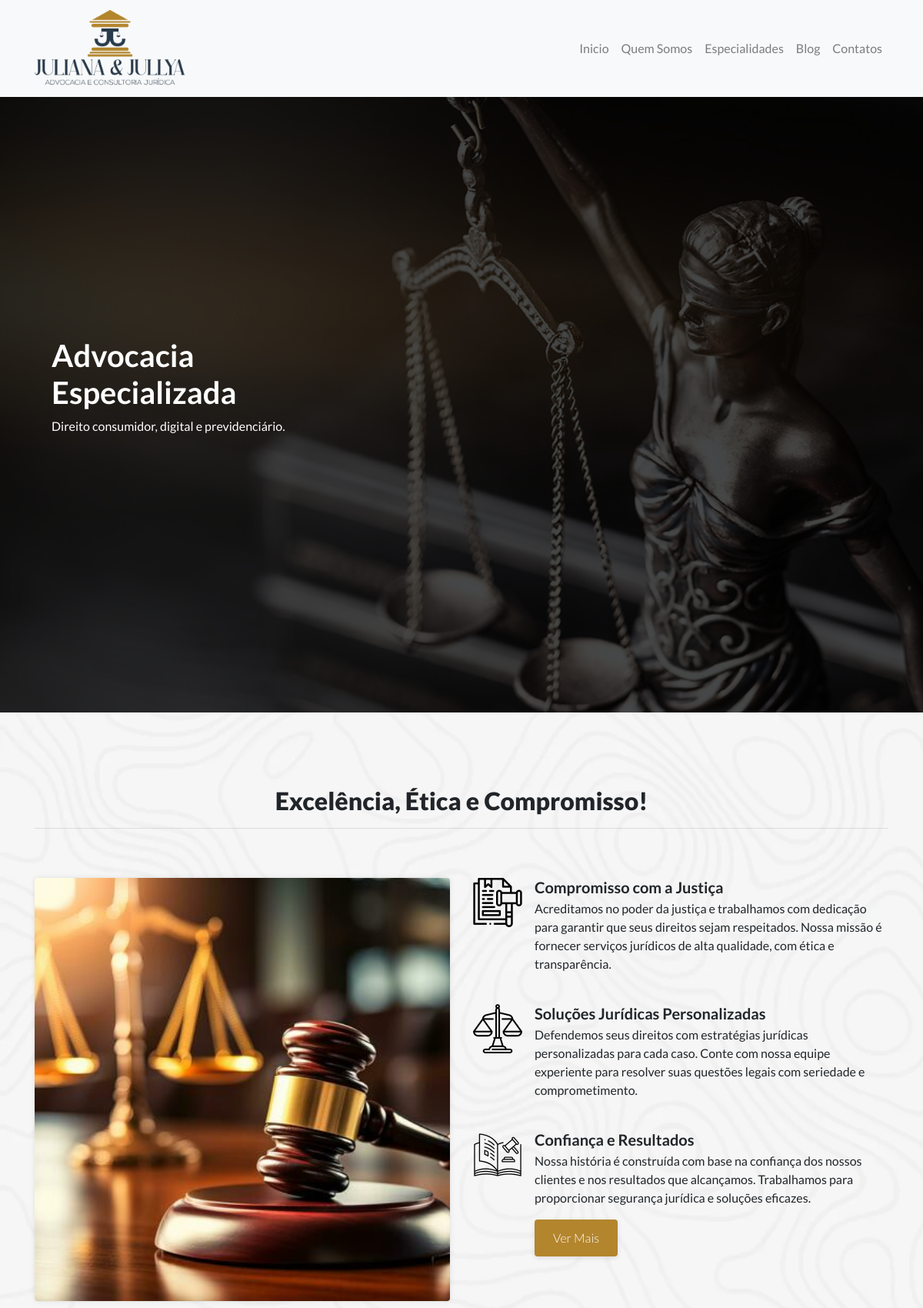
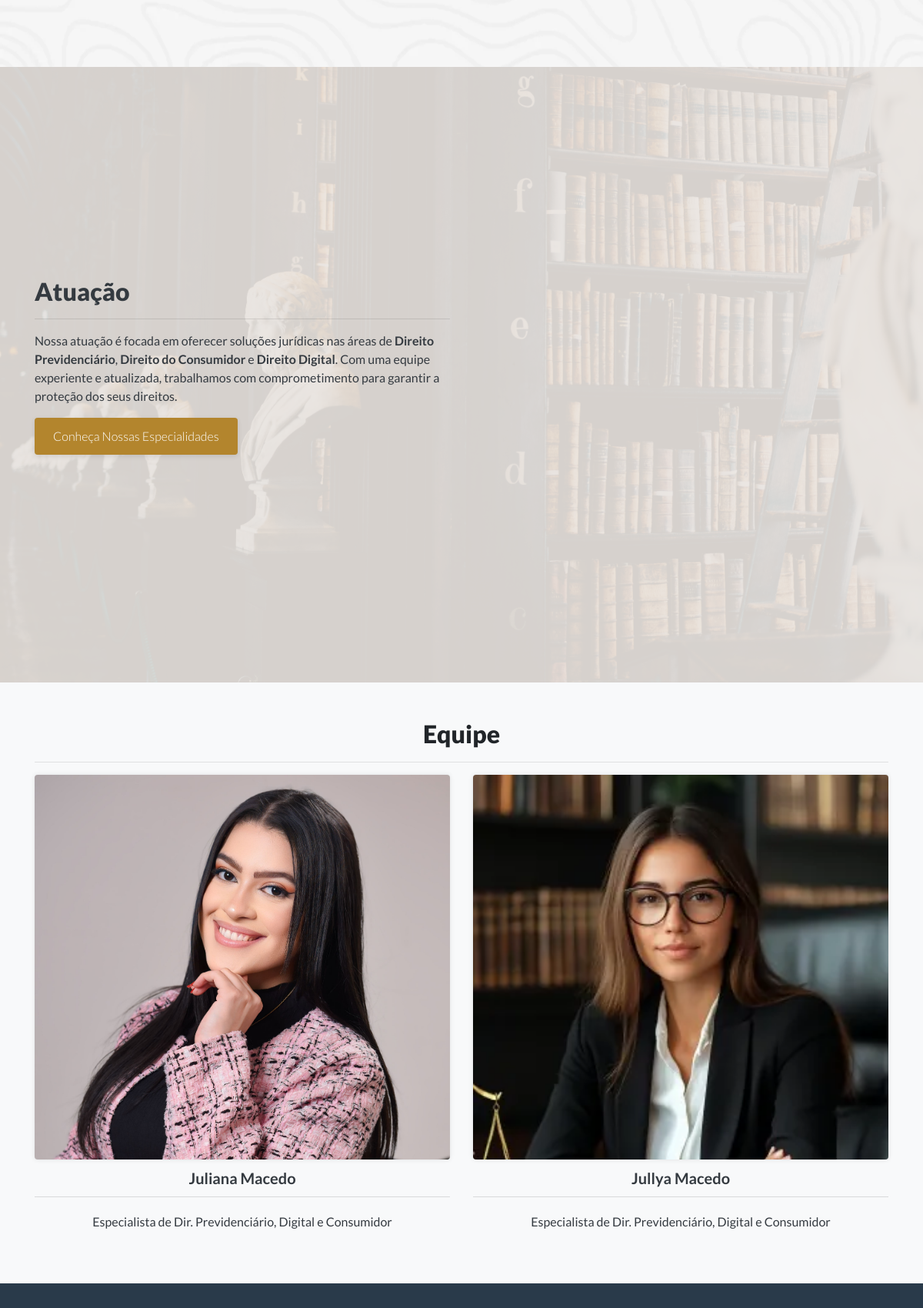
The page / (upper part) on the database its author committed (2 pictures, top to bottom).
### website/models.py (models this page shows, shortened)
class Equipe(models.Model):
     id = models.AutoField(primary_key=True)
     nome_adv = models.CharField(max_length=100)
     photo = models.ImageField(upload_to='website/', blank=True, null=True)
     perfil_adv = models.TextField(default="Escreva seu perfil")
     class Meta:
        verbose_name = "Equipe"
        verbose_name_plural = "Equipe"

### website/views.py (the view)
# urls.py: path('', HomeListView.as_view(), name="home"),
class HomeListView(ContextoPadraoMixin, ListView):
    model = Sobre
    template_name = 'index.html'

### website/views.py (called while the page is built)
    def get_context_data(self, **kwargs):
        context = super().get_context_data(**kwargs)
        context['especialidade_list'] = Especialidades.objects.all()
        context['equipe_list'] = Equipe.objects.all()
        context['categoria_list'] = Categoria.objects.all()
        return context

### website/templates/index.html (shortened to what this page needs)
{% extends "base.html" %}
{% load static %}
{% block content %}
<section class="home">
  <div class="overlay"></div>
  <div class="jumbotron jumbotron-bgk">
    <div class="container">
      <h1 class="font-weight-bold">Advocacia <br> Especializada</h1>
      <p>Direito consumidor, digital e previdenciário.</p>
    </div>
  </div>
</section>
<section class="about py-5">
  <div class="container">
    <div class="row">
      <div class="col-sm-12 text-center py-5">
        <h2 class="lato-black">Excelência, Ética e Compromisso!</h2>
        <hr>
      </div>
      <div class="col-md-6 mb-5">
        <div class="rounded about-img">
        </div>
      </div>
      <div class="col-md-6">
        <ul class="list-unstyled">
          <li class="media">
            <img class="mr-3" src="/media/icones/002-justica.png" alt="Imagem de exemplo genérica">
            <div class="media-body">
              <h5 class="mt-0 mb-1 font-weight-bold">Compromisso com a Justiça</h5>
              <p class="sec-text">
                Acreditamos no poder da justiça e trabalhamos com dedicação para garantir que seus direitos sejam
                respeitados. Nossa missão é fornecer serviços jurídicos de alta qualidade, com ética e transparência.
              </p>
            </div>
          </li>
          <li class="media my-4">
            <img class="mr-3" src="/media/icones/003-justica-1.png" alt="Imagem de exemplo genérica">
            <div class="media-body">
              <h5 class="mt-0 mb-1 font-weight-bold">Soluções Jurídicas Personalizadas</h5>
              <p class="sec-text">
                Defendemos seus direitos com estratégias jurídicas personalizadas para cada caso.
                Conte com nossa equipe experiente para resolver suas questões legais com seriedade e comprometimento.
              </p>
            </div>
          </li>
          <li class="media">
            <img class="mr-3" src="/media/icones/005-livro-de-leis.png" alt="Imagem de exemplo genérica">
            <div class="media-body">
              <h5 class="mt-0 mb-1 font-weight-bold">Confiança e Resultados</h5>
              <p class="sec-text">Nossa história é construída com base na confiança dos nossos clientes e nos resultados
                que alcançamos. Trabalhamos para proporcionar segurança jurídica e soluções eficazes.</p>
              <a href="{% url 'sobre' %}" class="btn btn-wbsite">Ver Mais</a>
            </div>
          </li>
        </ul>
      </div>
    </div>
</section>
<section class="services py-5 text-dark">
  <div class="overlay overlay-services"></div>
  <div class="container">
    <div class="row">
      <div class="col-sm-6">
        <h2 class="lato-black text-dark">Atuação</h2>
        <hr>
      </div>
    </div>
    <div class="row">
      {% if especialidade_list %}
      <div class="col-lg-6 mb-4">
        <p>
          Nossa atuação é focada em oferecer soluções jurídicas nas áreas de <strong>Direito Previdenciário</strong>,
          <strong>Direito do Consumidor</strong> e <strong>Direito Digital</strong>. Com uma equipe experiente e atualizada, trabalhamos
          com comprometimento para garantir a proteção dos seus direitos.
        </p>
        <a href="{% url 'especialidades' %}" class="btn btn-wbsite">Conheça Nossas Especialidades</a>
      </div>
      {% else %}
      <div class="col-12 text-center">
        <p>Sem cadastros de Especialidades.</p>
      </div>
      {% endif %}
    </div>
  </div>
</section>
<section class="bg-light py-5">
  <div class="container">
    <div class="row">
      <div class="col-sm-12">
        <h2 class="text-center lato-black">Equipe</h2>
        <hr>
      </div>
    </div>
    <div class="row">
      {% if equipe_list %}
      {% for equipe in equipe_list %}
      <div class="col-sm-6 text-dark text-center">
        <article>
          <div class="card border-0 bg-transparent">
            <img class="rounded img-ajustada" src="{{ equipe.photo.url }}" alt="{{ equipe.nome_adv }}">
            <div class="card-header bg-transparent">
              <h5 class="mb-0 sec-title font-weight-bold">{{ equipe.nome_adv }}</h5>
            </div>
            <div class="card-body">
              <p class="card-text text-dark">{{ equipe.perfil_adv|linebreaksbr }}</p>
            </div>
          </div>
        </article>
      </div>
      {% endfor %}
      {% else %}
      <p>Sem cadastros de Equipe.</p>
      {% endif %}
    </div>
  </div>
</section>
{% endblock %}

### static/css/styles.css (style rules this page uses)
:root { --bs-body-font-family:"Lato", sans-serif; }
.lato-black { font-family: "Lato", sans-serif; font-weight: 900; font-style: normal; }
body { font-family: var(--bs-body-font-family); font-optical-sizing: auto; font-style: normal; background-color: transparent; text-rendering: optimizeLegibility; -webkit-font-smoothing: antialiased; -moz-osx-font-smoothing: grayscale; transform: none; }
.home { background-image: url('/media/img/slide.jpg'); background-size: cover; background-position: center; min-height: 100vh; display: grid; align-items: center; color: white; padding: 20px; box-sizing: border-box; position: relative; }
.overlay { position: absolute; top: 0; left: 0; width: 100%; height: 100%; background-color: rgba(0, 0, 0, 0.7); }
.jumbotron-bgk { background-color: transparent; position: relative; color: white; z-index: 1; }
.about-img { background-image: url('/media/img/law-and-authority-lawyer-concept-judgment-gavel-hammer-in-court-courtroom-for-crime-judgement-legislation-and-judicial-decision-free-photo.jpg'); background-size: cover; background-position: center; min-height: 550px; background-repeat: no-repeat; transition: all 0.3s ease-in-out; box-shadow: 0 0 6px rgba(0, 0, 0, 0.1); }
.about { background-image: url('/media/img/shape.png'); }
.services { background-image: url('/media/img/bg-services.jpg'); background-size: cover; background-position: center; min-height: 100vh; display: grid; align-items: center; color: white; padding: 20px; box-sizing: border-box; position: relative; }
.overlay.overlay-services { background-color: rgba(235, 230, 226, 0.9); }
.img-ajustada { width: 100%; height: 500px; object-fit: cover; object-position: top; border-radius: 8px; transition: all 0.3s ease-in-out; box-shadow: 0 0 6px rgba(0, 0, 0, 0.1); }
.btn-wbsite { background-color: #B3852D; color: white; font-weight: 300; padding: 12px 24px; border: none; cursor: pointer; transition: all 0.3s ease-in-out; box-shadow: 0 2px 6px rgba(0, 0, 0, 0.1); }

### rows shown on the page
Equipe: photo (picture), nome_adv "Juliana Macedo", perfil_adv "Especialista de Dir. Previdenciário, Digital e Consumidor"
Equipe: photo (picture), nome_adv "Jullya Macedo", perfil_adv "Especialista de Dir. Previdenciário, Digital e Consumidor"
